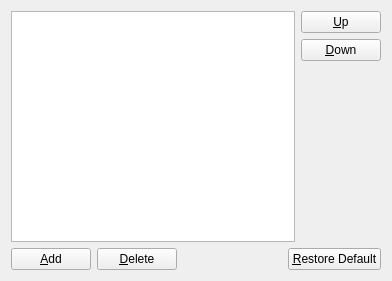
<?xml version="1.0" encoding="UTF-8"?>
<ui version="4.0">
 <class>PreferencePageTms</class>
 <widget class="QWidget" name="PreferencePageTms">
  <property name="geometry">
   <rect>
    <x>0</x>
    <y>0</y>
    <width>392</width>
    <height>281</height>
   </rect>
  </property>
  <property name="windowTitle">
   <string>Form</string>
  </property>
  <layout class="QVBoxLayout" name="verticalLayout_2">
   <item>
    <layout class="QHBoxLayout" name="horizontalLayout">
     <item>
      <widget class="QListWidget" name="listWidget"/>
     </item>
     <item>
      <layout class="QVBoxLayout" name="verticalLayout">
       <item>
        <widget class="QPushButton" name="upButton">
         <property name="text">
          <string>&amp;Up</string>
         </property>
        </widget>
       </item>
       <item>
        <widget class="QPushButton" name="downButton">
         <property name="text">
          <string>&amp;Down</string>
         </property>
        </widget>
       </item>
       <item>
        <spacer name="verticalSpacer">
         <property name="orientation">
          <enum>Qt::Vertical</enum>
         </property>
         <property name="sizeHint" stdset="0">
          <size>
           <width>20</width>
           <height>40</height>
          </size>
         </property>
        </spacer>
       </item>
      </layout>
     </item>
    </layout>
   </item>
   <item>
    <layout class="QHBoxLayout" name="horizontalLayout_2">
     <item>
      <widget class="QPushButton" name="addButton">
       <property name="text">
        <string>&amp;Add</string>
       </property>
      </widget>
     </item>
     <item>
      <widget class="QPushButton" name="deleteButton">
       <property name="text">
        <string>&amp;Delete</string>
       </property>
      </widget>
     </item>
     <item>
      <spacer name="horizontalSpacer">
       <property name="orientation">
        <enum>Qt::Horizontal</enum>
       </property>
       <property name="sizeHint" stdset="0">
        <size>
         <width>40</width>
         <height>20</height>
        </size>
       </property>
      </spacer>
     </item>
     <item>
      <widget class="QPushButton" name="defaultButton">
       <property name="text">
        <string>&amp;Restore Default</string>
       </property>
      </widget>
     </item>
    </layout>
   </item>
  </layout>
 </widget>
 <resources/>
 <connections/>
</ui>
